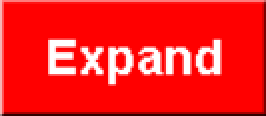
#> input picture debug_crop_raw.png, 133 x 58 px (shown 2 times larger)
$ python check_crop_ocr.py
#> lines starting #> are read from the running program, lines starting #| are printed output that depends on the picture; after the words box and inside, x2 and y2 are one past the last pixel; in counts of white or black regions, pixels touching at a corner belong together
import cv2
import numpy as np
import pytesseract
from PIL import Image
import os

# Ensure Tesseract path
pytesseract.pytesseract.tesseract_cmd = r'C:\Program Files\Tesseract-OCR\tesseract.exe'

def check_crop(path):
#> called with path = 'debug_crop_raw.png'
    print(f"Checking {path}...")
    crop = cv2.imread(path)
#> crop is the input picture: shape (58, 133, 3); mean B, G, R 29.4, 29.4, 248.6
    if crop is None:
        print("Failed to load image.")
        return

    gray = cv2.cvtColor(crop, cv2.COLOR_BGR2GRAY)
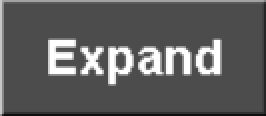
#> gray: shape (58, 133) (shown 2 times larger); min 12, max 255, mean 94.8
    _, thresh = cv2.threshold(gray, 0, 255, cv2.THRESH_BINARY_INV + cv2.THRESH_OTSU)
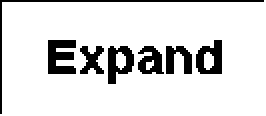
#> thresh: shape (58, 133) (shown 2 times larger); 87.1% white; 7 black regions, largest, box (x1, y1, x2, y2) and area: (0, 0, 132, 57) 188, (24, 20, 38, 37) 183, (54, 23, 67, 42) 148
    upscaled = cv2.resize(thresh, (0,0), fx=2, fy=2, interpolation=cv2.INTER_CUBIC)
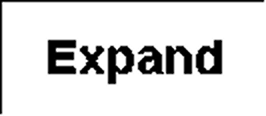
#> upscaled: shape (116, 266); min 0, max 255, mean 222.1

    cv2.imwrite("last_thresh.png", upscaled)

    print("Running OCR (default)...")
    data = pytesseract.image_to_data(upscaled, output_type=pytesseract.Output.DICT)
    print(f"Result (Default): {[t for t in data['text'] if t.strip()]}")

    print("Running OCR (PSM 6)...")
    data6 = pytesseract.image_to_data(upscaled, config='--psm 6', output_type=pytesseract.Output.DICT)
    print(f"Result (PSM 6): {[t for t in data6['text'] if t.strip()]}")

    print("Running OCR (PSM 7)...")
    data7 = pytesseract.image_to_data(upscaled, config='--psm 7', output_type=pytesseract.Output.DICT)
    print(f"Result (PSM 7): {[t for t in data7['text'] if t.strip()]}")

if __name__ == "__main__":
    check_crop("debug_crop_raw.png")
#> (the call stopped at in check_crop, `data = pytesseract.image_to_data(upscaled, output_type=pytesseract.Out..`: pytesseract is not available in this run)
